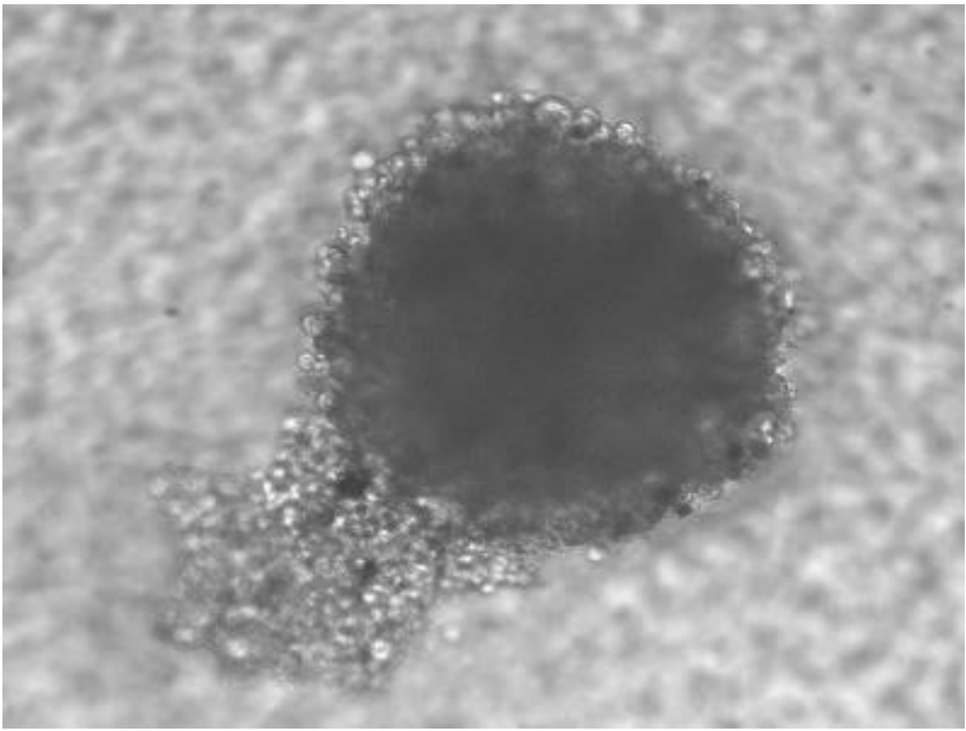
#> input picture fig1.png, 966 x 731 px, shrunk from 1597 x 1208 before the run
$ python Part1.py
#> lines starting #> are read from the running program, lines starting #| are printed output that depends on the picture; after the words box and inside, x2 and y2 are one past the last pixel; in counts of white or black regions, pixels touching at a corner belong together
import os
import cv2
import numpy as np
import matplotlib.pyplot as plt
from scipy.ndimage import binary_fill_holes, gaussian_filter

OUTPUT_DIR = "results"
os.makedirs(OUTPUT_DIR, exist_ok=True)

IMAGE_FILE = "fig1.png"  # replace with your actual filename

# ── GRID RESOLUTION ────────────────────────────────────────────────────────────
# Each grid cell represents a square region in the image.
# A smaller GRID_CELLS value = coarser grid (fewer, larger squares).
# A larger GRID_CELLS value = finer grid (more, smaller squares).
# Tune this so each square is roughly one cell diameter.
GRID_CELLS = 100  # number of grid divisions along each axis


def detect_cells(image_path):
    """
    Load image, threshold, fill holes, filter noise, return pixel coords.
    Returns (xs, ys, (img_width, img_height)) or (None, None, None) on failure.
    """
    img = cv2.imread(image_path)
    if img is None:
        print(f"Could not load {image_path}")
        return None, None, None

    gray = cv2.cvtColor(img, cv2.COLOR_BGR2GRAY)
    img_height, img_width = gray.shape

    # Otsu thresholding — cells (dark blobs) → white in binary mask
    _, binary = cv2.threshold(
        gray, 0, 255, cv2.THRESH_BINARY_INV + cv2.THRESH_OTSU
    )

    # Fill any holes inside detected regions
    filled = binary_fill_holes(binary).astype(np.uint8) * 255

    # Find and filter contours (remove noise < 100 px²)
    contours, _ = cv2.findContours(
        filled, cv2.RETR_EXTERNAL, cv2.CHAIN_APPROX_SIMPLE
    )
    cell_mask = np.zeros_like(gray)
    for contour in contours:
        if cv2.contourArea(contour) > 100:
            cv2.drawContours(cell_mask, [contour], -1, 255, thickness=cv2.FILLED)

    ys, xs = np.where(cell_mask > 0)
    if len(xs) == 0:
        print("No cells detected.")
        return None, None, None

    print(f"Detected {len(xs)} cell pixels")
    print(f"Image dimensions: {img_width}w x {img_height}h pixels")
    return xs, ys, (img_width, img_height)


def compute_grid_displacement(xs, ys, img_dims, grid_cells=GRID_CELLS):
    """
    Divide the image into a grid_cells × grid_cells grid.
    For every cell (grid square) that contains at least one detected pixel,
    compute:
        Z = Euclidean distance from that grid square's center to the image center
    Returns:
        grid_x, grid_y  — 2-D coordinate arrays (pixel coords of grid centers)
        Z_disp          — 2-D displacement array (same shape as grid)
        cx, cy          — image center in pixels
    """
    img_width, img_height = img_dims

    # Image center point (pixels)
    cx = img_width / 2.0
    cy = img_height / 2.0

    # Build the grid: edges and center coordinates for each bin
    x_edges = np.linspace(0, img_width, grid_cells + 1)
    y_edges = np.linspace(0, img_height, grid_cells + 1)

    x_centers = (x_edges[:-1] + x_edges[1:]) / 2   # shape: (grid_cells,)
    y_centers = (y_edges[:-1] + y_edges[1:]) / 2   # shape: (grid_cells,)

    # Count cell pixels per grid square
    counts, _, _ = np.histogram2d(
        xs, ys,
        bins=[x_edges, y_edges]
    )
    # counts shape: (grid_cells, grid_cells) — axis 0 = X, axis 1 = Y

    # 2-D coordinate meshgrid (pixel coords)
    grid_x, grid_y = np.meshgrid(x_centers, y_centers)
    # grid_x / grid_y shape: (grid_cells, grid_cells)

    # Distance from each grid center to the image center
    dist = np.sqrt((grid_x - cx) ** 2 + (grid_y - cy) ** 2)

    # Z = displacement only where cells were detected; elsewhere = NaN
    # (transpose counts to align with meshgrid orientation: rows=Y, cols=X)
    has_cells = counts.T > 0
    Z_disp = np.where(has_cells, dist, np.nan)

    print(f"Grid: {grid_cells}×{grid_cells} squares  |  "
          f"Cell size: {img_width/grid_cells:.1f}×{img_height/grid_cells:.1f} px  |  "
          f"Image center: ({cx:.0f}, {cy:.0f}) px")

    return grid_x, grid_y, Z_disp, cx, cy


def plot_displacement(grid_x, grid_y, Z_disp, img_dims, cx, cy):
    """
    3-D surface of displacement-from-center + 2-D inset top-down view.
    Saves to OUTPUT_DIR/displacement_map.png.
    """
    img_width, img_height = img_dims

    # Replace NaN with 0 for surface plotting (gaps appear as flat floor)
    Z_plot = np.nan_to_num(Z_disp, nan=0.0)
    max_disp = np.nanmax(Z_disp) if not np.all(np.isnan(Z_disp)) else 1.0

    fig = plt.figure(figsize=(13, 8))

    # ── 3-D surface ────────────────────────────────────────────────────────────
    ax = fig.add_subplot(111, projection="3d")

    surf = ax.plot_surface(
        grid_x, grid_y, Z_plot,
        cmap="jet",
        linewidth=0,
        antialiased=True,
        alpha=0.92
    )

    # Mark the center point on the floor
    ax.scatter([cx], [cy], [0],
               color="lime", s=80, zorder=5, label=f"Center ({cx:.0f}, {cy:.0f})")

    ax.set_title("3D Cell Displacement from Image Center", fontsize=17, pad=18)
    ax.set_xlim(0, img_width)
    ax.set_ylim(0, img_height)
    ax.set_zlim(0, max_disp * 1.05)
    ax.set_xlabel("X (pixels)", labelpad=10)
    ax.set_ylabel("Y (pixels)", labelpad=10)
    ax.set_zlabel("Displacement from Center (px)", labelpad=12)

    ax.set_xticks([0, img_width // 2, img_width])
    ax.set_yticks([0, img_height // 2, img_height])
    z_ticks = np.linspace(0, max_disp, 5)
    ax.set_zticks(np.round(z_ticks, 0))

    ax.view_init(elev=28, azim=-130)
    ax.legend(loc="upper left", fontsize=9)

    cbar = fig.colorbar(surf, ax=ax, shrink=0.55, pad=0.03)
    cbar.set_label("Distance from Center (pixels)", labelpad=12)

    # ── 2-D inset: top-down view ───────────────────────────────────────────────
    inset = fig.add_axes([0.80, 0.74, 0.14, 0.14])
    im = inset.imshow(
        Z_disp,
        origin="lower",
        extent=[0, img_width, 0, img_height],
        cmap="jet",
        vmin=0,
        vmax=max_disp,
        aspect="auto"
    )
    # Mark center on inset
    inset.plot(cx, cy, "g+", markersize=8, markeredgewidth=1.5)
    inset.set_xticks([0, img_width])
    inset.set_yticks([0, img_height])
    inset.tick_params(labelsize=7)
    inset.set_title("Top-down", fontsize=7, pad=2)

    fig.subplots_adjust(left=0.06, right=0.80, top=0.93, bottom=0.07)

    save_path = f"{OUTPUT_DIR}/displacement_map.png"
    plt.savefig(save_path, dpi=300, bbox_inches="tight")
    plt.show()
    print(f"Saved displacement map to: {save_path}")


def main():
    print(f"Analyzing: {IMAGE_FILE}")

    xs, ys, img_dims = detect_cells(IMAGE_FILE)
#> in detect_cells, img is the input picture: shape (731, 966, 3); min 60, max 255, mean 157
#> in detect_cells, `_, binary = cv2.threshold( gray, 0, 255, cv2.THRESH_BINARY_INV + cv2.T..`:
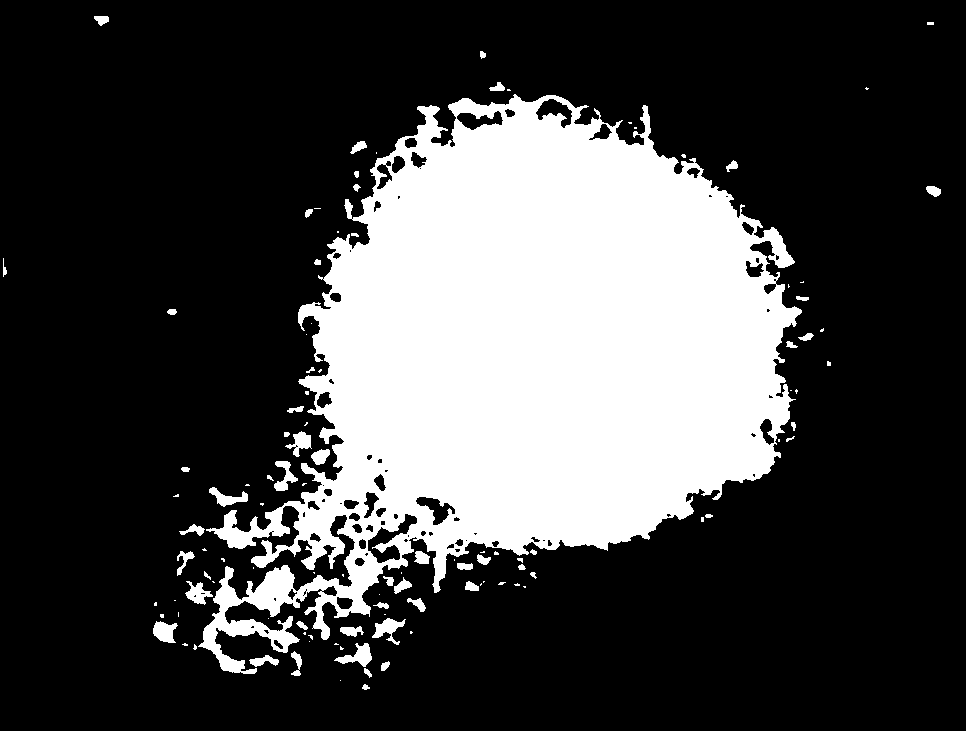
#> binary: shape (731, 966); 26.6% white; 112 white regions (56 under 20 px), largest, box (x1, y1, x2, y2) and area: (198, 94, 802, 674) 181192, (334, 643, 372, 667) 409, (372, 618, 406, 645) 388
#> in detect_cells, `filled = binary_fill_holes(binary).astype(np.uint8) * 255`: filled: shape (731, 966); 27.4% white; 112 white regions (56 under 20 px)
#> in detect_cells, `contours, _ = cv2.findContours( filled, cv2.RETR_EXTERNAL, cv2.CHAIN_A..`: contours = 112 contours, 68 with area under 20; largest, box (x1, y1, x2, y2) and area: (198, 94, 802, 674) 184496, (334, 643, 372, 667) 358, (153, 621, 178, 643) 332, (372, 618, 406, 645) 328, (185, 581, 213, 605) 292
#> the loop in detect_cells, `for contour in contours:` made 112 passes
#> contour on passes 2, 12, 20, 21, 23, 26, 28, 29, 31, 33, 35, 39: [[340, 680]], [[309, 641]], [[268, 618]], [[384, 614], [385, 614]], [[178, 612], [178, 616]], [[174, 600], [175, 600]], [[379, 594]], [[523, 586], [524, 587], [525, 587], [525, 586]], [[481, 583], [480, 584], [480, 585], [481, 584]], [[483, 581], [483, 582], [484, 581]], [[212, 581], [213, 582], [214, 582], [213, 581]], [[342, 574], [342, 575], [343, 576], [343, 574]]
#> after the loop in detect_cells, `for contour in contours:`:
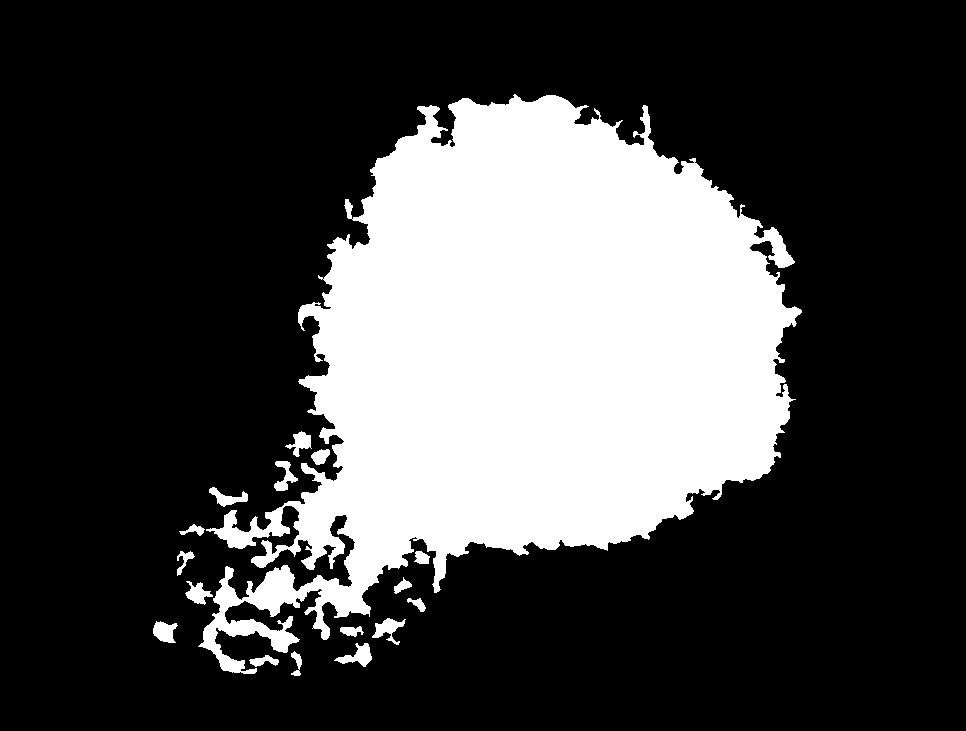
#> cell_mask: shape (731, 966); 27% white; 17 white regions, largest, box (x1, y1, x2, y2) and area: (198, 94, 802, 674) 186917, (334, 643, 372, 667) 409, (372, 618, 406, 645) 388
#| Detected 190831 cell pixels
#| Image dimensions: 966w x 731h pixels
#> img_dims = (966, 731)
    if xs is None:
        print("Could not create displacement map.")
        return

    grid_x, grid_y, Z_disp, cx, cy = compute_grid_displacement(
        xs, ys, img_dims, grid_cells=GRID_CELLS
    )
#> in compute_grid_displacement, `img_width, img_height = img_dims`: img_width = 966; img_height = 731
#> in compute_grid_displacement, `cx = img_width / 2.0`: cx = 483
#> in compute_grid_displacement, `cy = img_height / 2.0`: cy = 365.5
#> in compute_grid_displacement, `dist = np.sqrt((grid_x - cx) ** 2 + (grid_y - cy) ** 2)`:
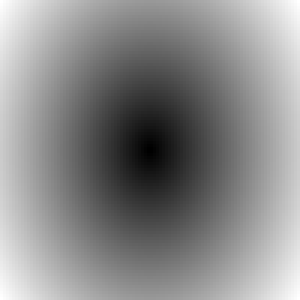
#> dist: shape (100, 100) float64 (shown 3 times larger); min 6.06, max 599.6, mean 326.5; drawn with min black and max white
#> in compute_grid_displacement, `has_cells = counts.T > 0`: has_cells: shape (100, 100) bool; 30.9% white; 2 white regions (1 under 20 px), largest, box (x1, y1, x2, y2) and area: (18, 12, 83, 93) 3080
#> in compute_grid_displacement, `Z_disp = np.where(has_cells, dist, np.nan)`:
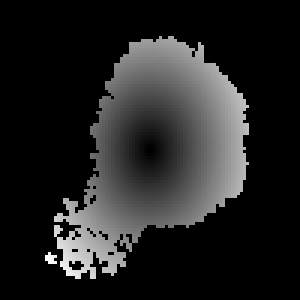
#> Z_disp: shape (100, 100) float64 (shown 3 times larger); 69.09% of the values are NaN or infinite; the others: min 6.06, max 426.9, mean 189.7; drawn with min black, max white, NaN and infinite black
#| Grid: 100×100 squares  |  Cell size: 9.7×7.3 px  |  Image center: (483, 366) px
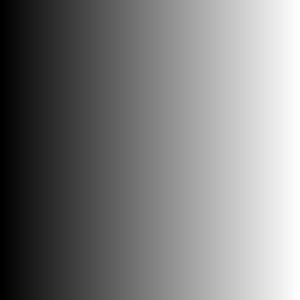
#> grid_x: shape (100, 100) float64 (shown 3 times larger); min 4.83, max 961.2, mean 483; drawn with min black and max white
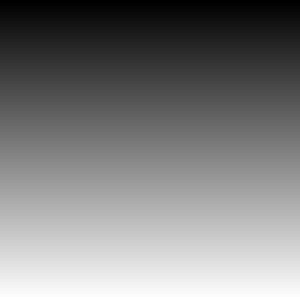
#> grid_y: shape (100, 100) float64 (shown 3 times larger); min 3.65, max 727.3, mean 365.5; drawn with min black and max white
#> cx = 483; cy = 365.5

    plot_displacement(grid_x, grid_y, Z_disp, img_dims, cx, cy)
#> in plot_displacement, `img_width, img_height = img_dims`: img_width = 966; img_height = 731
#> in plot_displacement, `max_disp = np.nanmax(Z_disp) if not np.all(np.isnan(Z_disp)) else 1.0`: max_disp = 426.9
#> in plot_displacement, `plt.savefig(save_path, dpi=300, bbox_inches="tight")`:
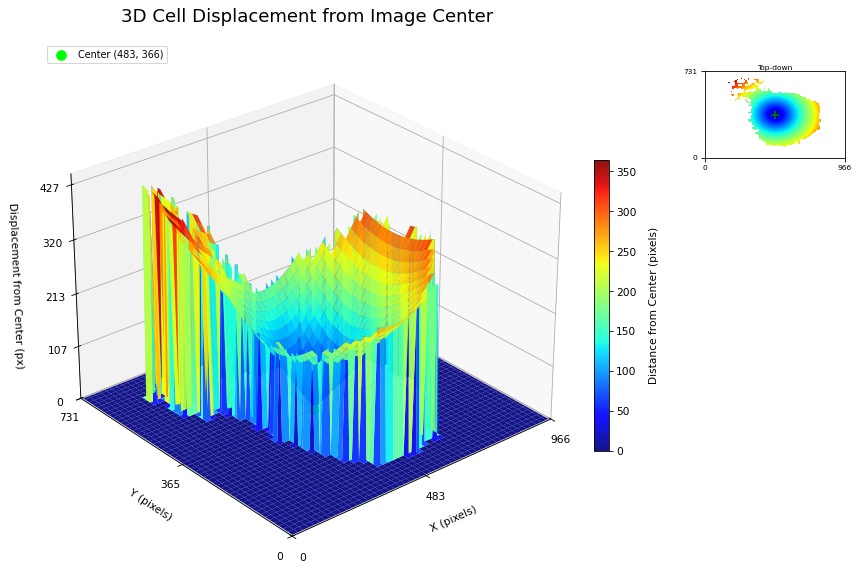
#> figure drawn by matplotlib, 3 panels
    print("Done.")


if __name__ == "__main__":
    main()
